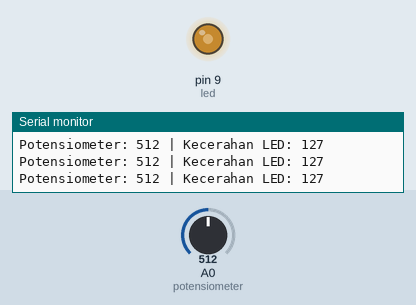
The sketch below on a simulated Arduino Uno, built with avr-gcc and run on an emulated ATmega328P. On the bench: output pins drawn as LEDs (lit = HIGH), the last lines printed to the serial monitor. Inputs (shaded band) come from the test bench; at power-on: A0 (potensiometer) = 512.

Above: at 1.2 s.
1.3 s: A0 (potensiometer) set to 992
At 1.6 s:
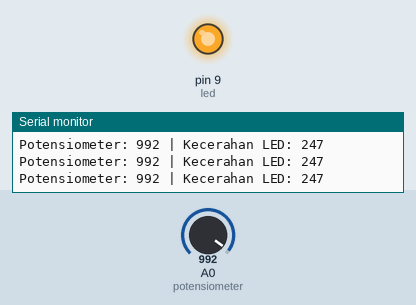
2.8 s: A0 (potensiometer) set to 1010
At 3.6 s:
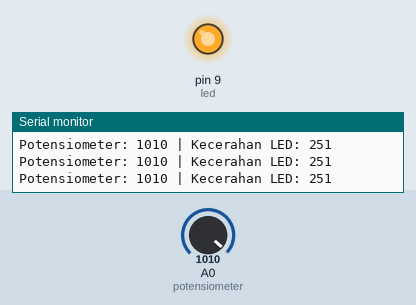
5.8 s: A0 (potensiometer) set to 716
At 6.9 s:
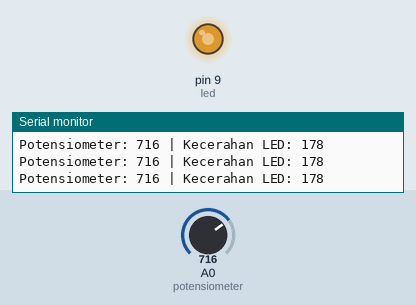
7.3 s: A0 (potensiometer) set to 45
At 8.2 s:
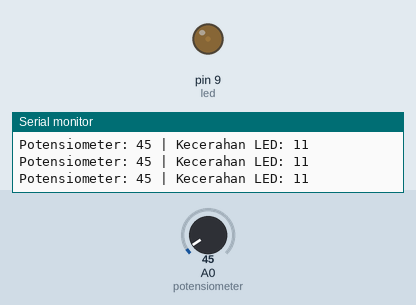
8.8 s: A0 (potensiometer) set to 37
At 10.1 s:
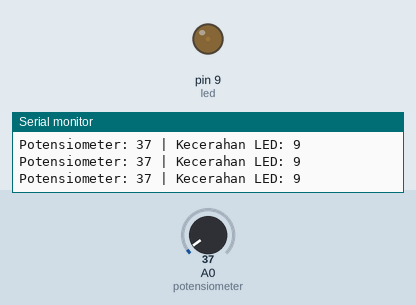
11.8 s: A0 (potensiometer) set to 511
At 13.1 s:
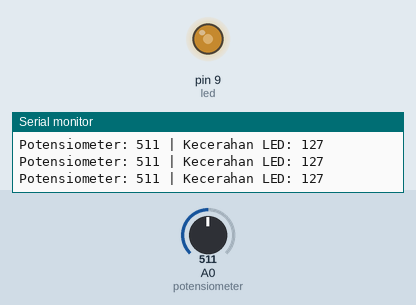
Timing chart, 0 to 14.3 s (numbered marks = the images above; inputs shaded):
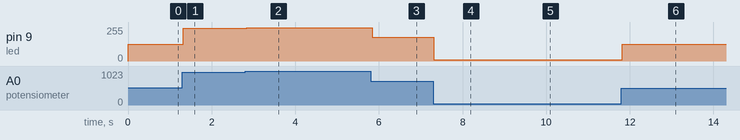

Measured:
- after the input at 1.3 s, pin 9 (led): 127/255 → 247/255 at once
- after the input at 2.8 s, pin 9 (led): 247/255 → 251/255 at once
- after the input at 5.8 s, pin 9 (led): 251/255 → 178/255 at once
- after the input at 7.3 s, pin 9 (led): 178/255 → 11/255 at once
- after the input at 8.8 s, pin 9 (led): 11/255 → 9/255 at once
- after the input at 11.8 s, pin 9 (led): 9/255 → 127/255 at once

The sketch:

potensioled.ino
```cpp
const int potensiometer = A0;
const int led = 9;

void setup() {
  pinMode(led, OUTPUT);
  Serial.begin(9600);
}

void loop() {
  // Membaca posisi potensiometer
  int nilaiPot = analogRead(potensiometer);

  // Mengubah rentang 0-1023 menjadi 0-255
  int terang = map(nilaiPot, 0, 1023, 0, 255);

  // Mengatur kecerahan LED
  analogWrite(led, terang);

  // Menampilkan nilai di Serial Monitor
  Serial.print("Potensiometer: ");
  Serial.print(nilaiPot);

  Serial.print(" | Kecerahan LED: ");
  Serial.println(terang);

  delay(50);
}
```
